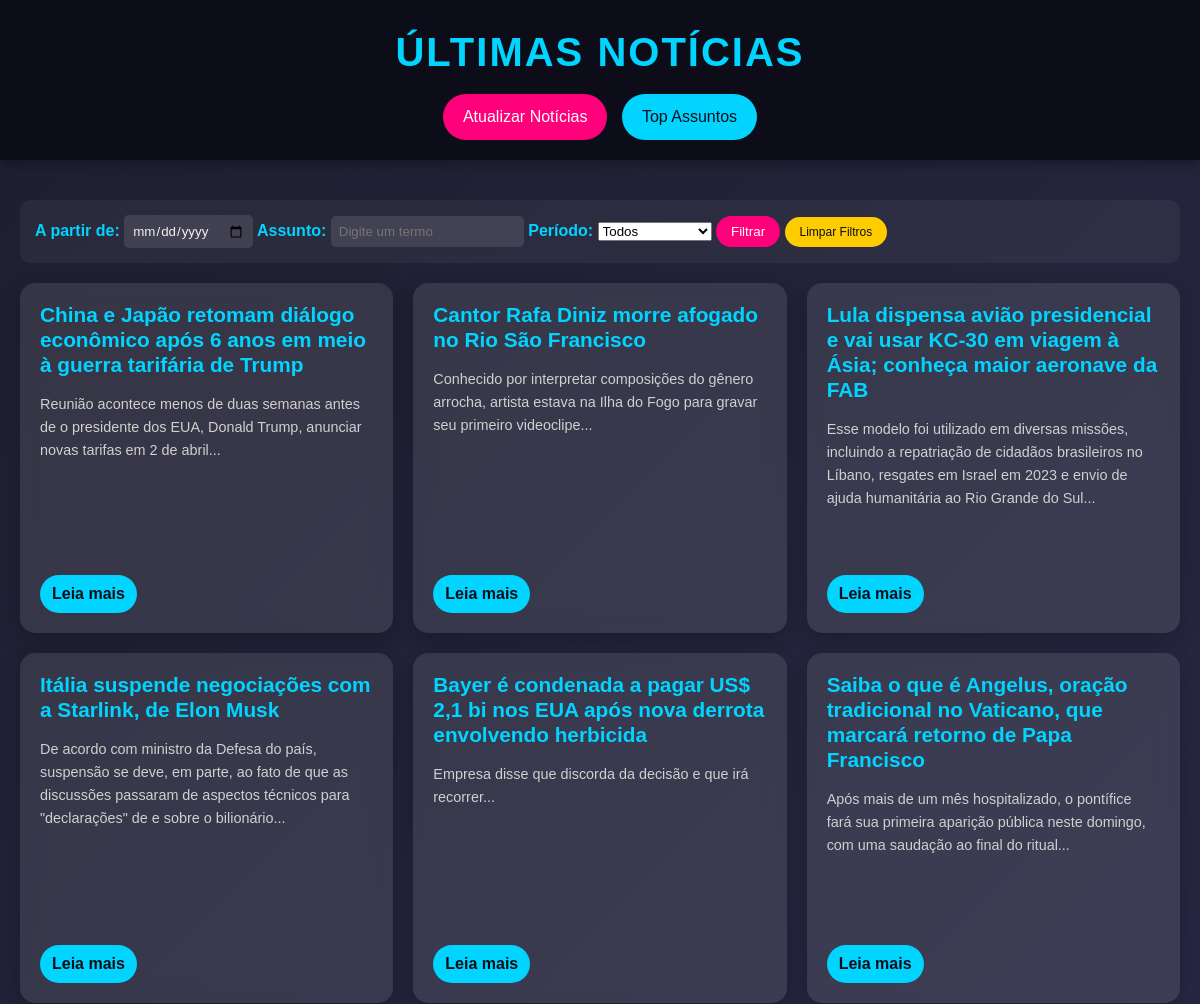
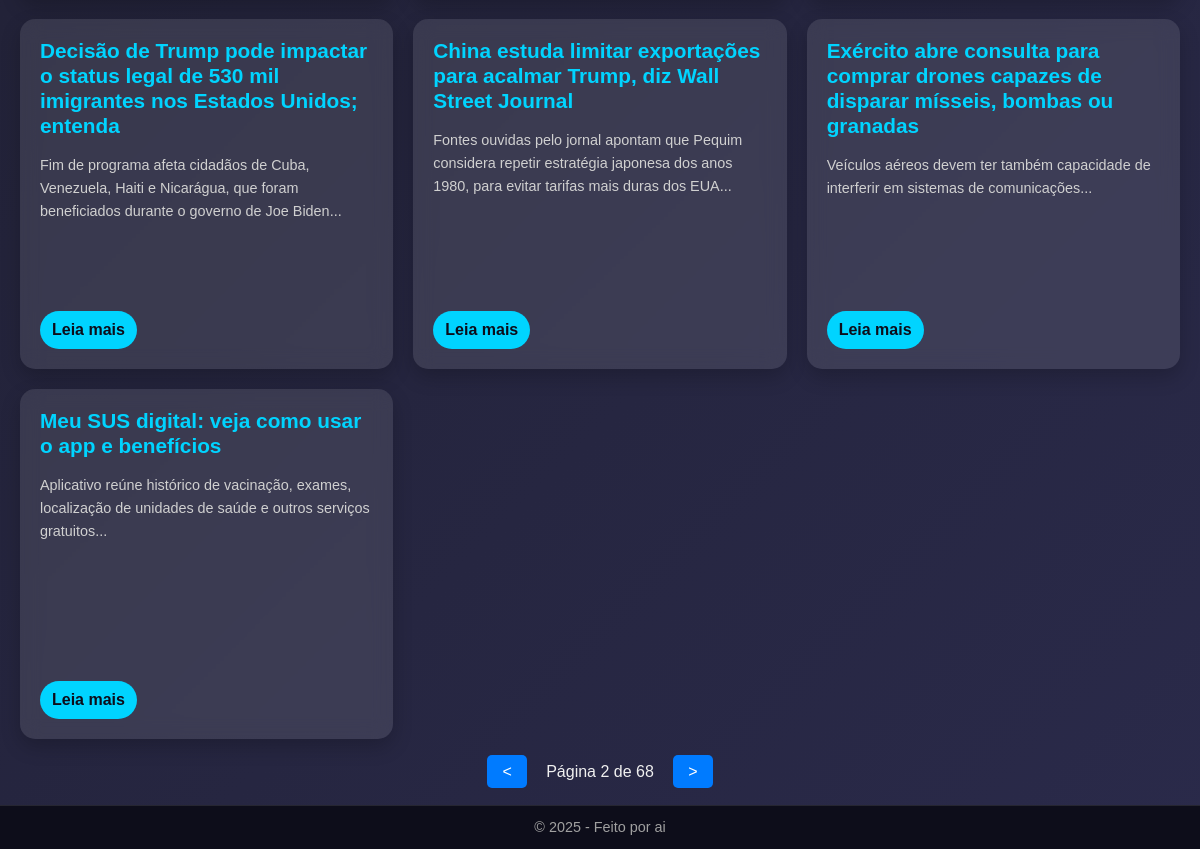
Screenshot of /?page=2 with the database file from the repository (2 pictures, top to bottom).
### app/models.py (models this page shows)
class Noticia(db.Model):
    __tablename__ = 'Noticia'
    id = db.Column(db.Integer, primary_key=True)
    titulo = db.Column(db.String(200), nullable=False)
    conteudo = db.Column(db.Text, nullable=False)
    url = db.Column(db.String(500), unique=True, nullable=False)
    data_publicacao = db.Column(db.DateTime, nullable=False)
    resumo = db.Column(db.Text)

### app/routes.py (the view)
@bp.route('/', methods=['GET'])
def index():
    data_filtro = request.args.get('data', None)
    assunto_filtro = request.args.get('assunto', None)
    periodo = request.args.get('periodo', None)
    page = request.args.get('page', default=1, type=int)
    noticias_paginadas = filtrar_noticias(data_filtro, assunto_filtro, periodo, page=page, per_page=10)
    return render_template('index.html', noticias=noticias_paginadas.items, pagination=noticias_paginadas)

### app/repository.py (called while the page is built, shortened)
def filtrar_noticias(data_filtro=None, assunto_filtro=None, periodo=None, page=1, per_page=10):
    query = Noticia.query
    if data_filtro:
        try:
            data = datetime.strptime(data_filtro, '%Y-%m-%d')
            query = query.filter(db.func.date(Noticia.data_publicacao) >= data.date())
        except ValueError:
            pass
    if periodo == 'semana':
        data_inicio = datetime.now() - timedelta(days=7)
        query = query.filter(Noticia.data_publicacao >= data_inicio)
    elif periodo == 'mes':
        data_inicio = datetime.now() - timedelta(days=30)
        query = query.filter(Noticia.data_publicacao >= data_inicio)
    return query.order_by(Noticia.data_publicacao.desc()).paginate(page=page, per_page=per_page)

### app/templates/index.html (shortened to what this page needs)
<!DOCTYPE html>
<html lang="pt-br">
<head>
    <link rel="stylesheet" href="{{ url_for('static', filename='styles.css') }}">
</head>
<body>
    <header>
        <h1>Últimas Notícias</h1>
        <a href="/atualizar" class="btn-atualizar">Atualizar Notícias</a>
        <a href="/dashboard" class="btn-dashboard">Top Assuntos</a>
    </header>
        <main>
        <section class="filtro-container">
            <form method="GET" action="/">
                <label for="data">A partir de:</label>
                <input type="date" id="data" name="data">
                <label for="assunto">Assunto:</label>
                <input type="text" id="assunto" name="assunto" placeholder="Digite um termo">
                <label for="periodo">Período:</label>
                <select id="periodo" name="periodo">
                    <option value="">Todos</option>
                </select>
                <button type="submit" class="btn-filtrar">Filtrar</button>
                <a href="/" class="btn-limpar">Limpar Filtros</a>
            </form>
        </section>
        <section class="noticias-container">
            {% for noticia in noticias %}
                <article class="noticia-card">
                    <h2>{{ noticia.titulo }}</h2>
                    <p>{{ noticia.resumo or noticia.conteudo[:200] }}...</p>
                    <a class="btn-leia-mais" href="{{ url_for('main.noticia_detalhe', id=noticia.id) }}">Leia mais</a>                </article>
            {% endfor %}
        </section>
        <div class="pagination">
            {% if pagination.has_prev %}
                <a href="{{ url_for('main.index', page=pagination.prev_num, data=request.args.get('data'), assunto=request.args.get('assunto'), periodo=request.args.get('periodo')) }}"><</a>
            {% endif %}
            <span>Página {{ pagination.page }} de {{ pagination.pages }}</span>
            {% if pagination.has_next %}
                <a href="{{ url_for('main.index', page=pagination.next_num, data=request.args.get('data'), assunto=request.args.get('assunto'), periodo=request.args.get('periodo')) }}">></a>
            {% endif %}
        </div>
    </main>
    <footer>
        <p>© 2025 - Feito por ai</p>
    </footer>
</body>
</html>

### app/static/styles.css (style rules this page uses)
* { margin: 0; padding: 0; box-sizing: border-box; font-family: 'Arial', sans-serif; }
body { background: linear-gradient(135deg, #1e1e2f 0%, #2a2a4a 100%); color: #f0f0f0; line-height: 1.6; min-height: 100vh; display: flex; flex-direction: column; }
header { background: #0d0d1a; padding: 20px; text-align: center; box-shadow: 0 4px 10px rgba(0, 0, 0, 0.3); }
header h1 { font-size: 2.5em; color: #00d4ff; text-transform: uppercase; letter-spacing: 2px; }
.btn-atualizar, .btn-voltar { display: inline-block; margin-top: 10px; padding: 10px 20px; background: #ff007a; color: #fff; text-decoration: none; border-radius: 25px; transition: transform 0.3s, background 0.3s; }
main { flex: 1; padding: 20px; }
.filtro-container { max-width: 1200px; margin: 20px auto; padding: 15px; background: rgba(255, 255, 255, 0.05); border-radius: 10px; display: flex; gap: 15px; align-items: center; }
.filtro-container label { color: #00d4ff; font-weight: bold; }
.filtro-container input { padding: 8px; border: none; border-radius: 5px; background: rgba(255, 255, 255, 0.1); color: #f0f0f0; }
.btn-filtrar { padding: 8px 15px; background: #ff007a; color: #fff; border: none; border-radius: 20px; cursor: pointer; transition: background 0.3s; }
.btn-limpar { font-size: 12px; padding: 8px 15px; background: #ffcc00; color: #0d0d1a; text-decoration: none; border-radius: 20px; transition: background 0.3s; }
.noticias-container { max-width: 1200px; margin: 0 auto; display: grid; grid-template-columns: repeat(auto-fit, minmax(300px, 1fr)); gap: 20px; }
.noticia-card { background: rgba(255, 255, 255, 0.1); border-radius: 15px; padding: 20px; backdrop-filter: blur(10px); box-shadow: 0 8px 20px rgba(0, 0, 0, 0.2); transition: transform 0.3s, box-shadow 0.3s; height: 350px; display: flex; flex-direction: column; gap: 10px; }
.noticia-card h2 { font-size: 1.3em; color: #00d4ff; margin-bottom: 5px; line-height: 1.2; }
.noticia-card p { font-size: 0.9em; color: #d0d0d0; margin-bottom: 10px; flex-grow: 1; }
.btn-leia-mais { display: inline-block; padding: 6px 12px; background: #00d4ff; color: #0d0d1a; text-decoration: none; border-radius: 20px; font-weight: bold; transition: background 0.3s; align-self: flex-start; }
.pagination { margin-top: 20px; text-align: center; }
.pagination a { padding: 8px 15px; background-color: #007bff; color: white; text-decoration: none; border-radius: 5px; margin: 0 5px; }
.pagination span { margin: 0 10px; }
footer { background: #0d0d1a; padding: 10px; text-align: center; font-size: 0.9em; color: #a0a0a0; border-top: 1px solid rgba(255, 255, 255, 0.1); }
.btn-dashboard { display: inline-block; margin-top: 10px; margin-left: 10px; padding: 10px 20px; background: #00d4ff; color: #0d0d1a; text-decoration: none; border-radius: 25px; transition: background 0.3s; }

### rows the page displays
Noticia: titulo "China e Japão retomam diálogo econômico após 6 anos em meio à guerra tarifária de Trump", resumo "Reunião acontece menos de duas semanas antes de o presidente dos EUA, Donald Trump, anunciar novas tarifas em 2 de abril"
Noticia: titulo "Cantor Rafa Diniz morre afogado no Rio São Francisco", resumo "Conhecido por interpretar composições do gênero arrocha, artista estava na Ilha do Fogo para gravar seu primeiro videoclipe"
Noticia: titulo "Lula dispensa avião presidencial e vai usar KC-30 em viagem à Ásia; conheça maior aeronave da FAB", resumo "Esse modelo foi utilizado em diversas missões, incluindo a repatriação de cidadãos brasileiros no Líbano, resgates em Israel em 2023 e envio de ajuda humanitária ao Rio Grande do Sul"
Noticia: titulo "Itália suspende negociações com a Starlink, de Elon Musk", resumo "De acordo com ministro da Defesa do país, suspensão se deve, em parte, ao fato de que as discussões passaram de aspectos técnicos para \"declarações\" de e sobre o bilionário"
Noticia: titulo "Bayer é condenada a pagar US$ 2,1 bi nos EUA após nova derrota envolvendo herbicida", resumo "Empresa disse que discorda da decisão e que irá recorrer"
Noticia: titulo "Saiba o que é Angelus, oração tradicional no Vaticano, que marcará retorno de Papa Francisco", resumo "Após mais de um mês hospitalizado, o pontífice fará sua primeira aparição pública neste domingo, com uma saudação ao final do ritual"
Noticia: titulo "Decisão de Trump pode impactar o status legal de 530 mil imigrantes nos Estados Unidos; entenda", resumo "Fim de programa afeta cidadãos de Cuba, Venezuela, Haiti e Nicarágua, que foram beneficiados durante o governo de Joe Biden"
Noticia: titulo "China estuda limitar exportações para acalmar Trump, diz Wall Street Journal", resumo "Fontes ouvidas pelo jornal apontam que Pequim considera repetir estratégia japonesa dos anos 1980, para evitar tarifas mais duras dos EUA"
Noticia: titulo "Exército abre consulta para comprar drones capazes de disparar mísseis, bombas ou granadas", resumo "Veículos aéreos devem ter também capacidade de interferir em sistemas de comunicações"
Noticia: titulo "Meu SUS digital: veja como usar o app e benefícios", resumo "Aplicativo reúne histórico de vacinação, exames, localização de unidades de saúde e outros serviços gratuitos"

### other values shown
{{ pagination.page }} "2"
{{ pagination.pages }} "68"
